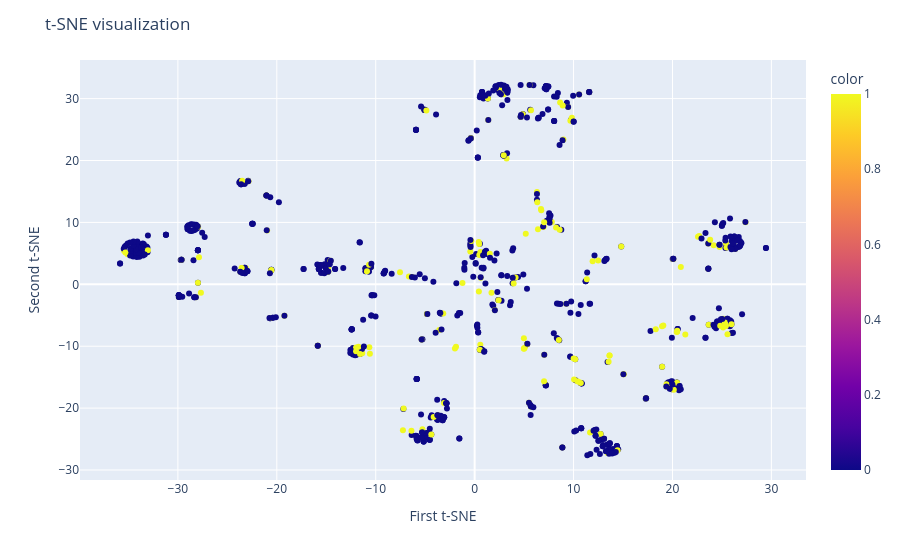

Notebook code cell kept with this figure:
### Code cell
from sklearn.manifold import TSNE

# TSNE
tsne = TSNE(n_components=2, random_state=42)
X_tsne = tsne.fit_transform(X)
tsne.kl_divergence_

fig = px.scatter(x=X_tsne[:, 0], y=X_tsne[:, 1], color=y)
fig.update_layout(
    title="t-SNE visualization",
    xaxis_title="First t-SNE",
    yaxis_title="Second t-SNE",
)
fig.show()

### Figure 1 — Plotly figure (JSON) as saved in the notebook; plotly's stock layout.template omitted (floating-point values rounded to 4 significant figures; data arrays with more than 128 entries replaced by an {"elided": "..."} marker saying what was removed)
{"data": [{"hovertemplate": "x=%{x}<br>y=%{y}<br>color=%{marker.color}<extra></extra>", "legendgroup": "", "marker": {"color": {"elided": "804 int values"}, "coloraxis": "coloraxis", "symbol": "circle"}, "mode": "markers", "name": "", "orientation": "v", "showlegend": false, "type": "scatter", "x": {"elided": "804 float values"}, "xaxis": "x", "y": {"elided": "804 float values"}, "yaxis": "y"}], "layout": {"coloraxis": {"colorbar": {"title": {"text": "color"}}, "colorscale": [[0, "#0d0887"], [0.1111, "#46039f"], [0.2222, "#7201a8"], [0.3333, "#9c179e"], [0.4444, "#bd3786"], [0.5556, "#d8576b"], [0.6667, "#ed7953"], [0.7778, "#fb9f3a"], [0.8889, "#fdca26"], [1, "#f0f921"]]}, "legend": {"tracegroupgap": 0}, "margin": {"t": 60}, "title": {"text": "t-SNE visualization"}, "xaxis": {"anchor": "y", "domain": [0, 1], "title": {"text": "First t-SNE"}}, "yaxis": {"anchor": "x", "domain": [0, 1], "title": {"text": "Second t-SNE"}}}}
